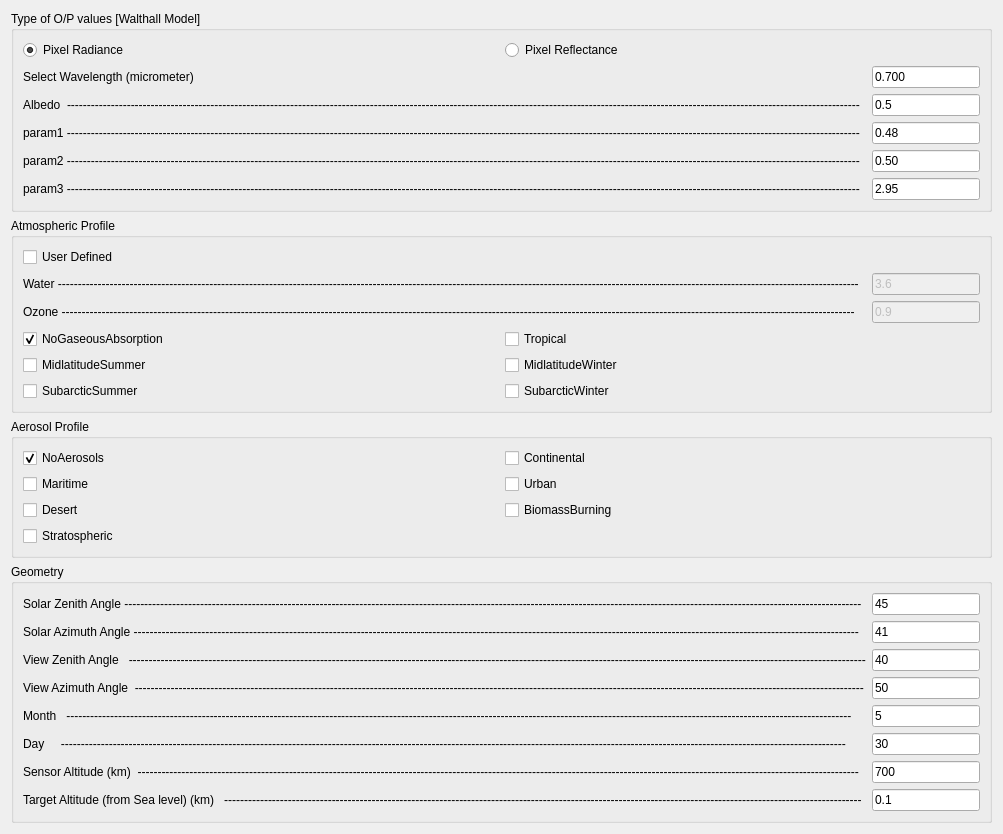
          <widget class="QWidget" name="tab_5">
           <attribute name="title">
            <string>Py6S Angular Simulation</string>
           </attribute>
           <layout class="QGridLayout" name="gridLayout_2">
            <item row="0" column="0">
             <layout class="QVBoxLayout" name="verticalLayout_5">
              <item>
               <widget class="QGroupBox" name="groupBox_10">
                <property name="title">
                 <string>Type of O/P values [Walthall Model]</string>
                </property>
                <layout class="QVBoxLayout" name="verticalLayout_3">
                 <item>
                  <layout class="QHBoxLayout" name="horizontalLayout_22">
                   <item>
                    <widget class="QRadioButton" name="radioPixel_radiance">
                     <property name="text">
                      <string>Pixel Radiance</string>
                     </property>
                     <property name="checked">
                      <bool>true</bool>
                     </property>
                     <attribute name="buttonGroup">
                      <string notr="true">buttonGroup_3</string>
                     </attribute>
                    </widget>
                   </item>
                   <item>
                    <widget class="QRadioButton" name="radioPixel_reflectance">
                     <property name="text">
                      <string>Pixel Reflectance</string>
                     </property>
                     <property name="checked">
                      <bool>false</bool>
                     </property>
                     <attribute name="buttonGroup">
                      <string notr="true">buttonGroup_3</string>
                     </attribute>
                    </widget>
                   </item>
                  </layout>
                 </item>
                 <item>
                  <layout class="QHBoxLayout" name="horizontalLayout_21">
                   <item>
                    <widget class="QLabel" name="label_205">
                     <property name="text">
                      <string>Select Wavelength (micrometer)</string>
                     </property>
                    </widget>
                   </item>
                   <item>
                    <widget class="QLineEdit" name="x1CoordEdit_272">
                     <property name="enabled">
                      <bool>true</bool>
                     </property>
                     <property name="sizePolicy">
                      <sizepolicy hsizetype="Fixed" vsizetype="Fixed">
                       <horstretch>0</horstretch>
                       <verstretch>0</verstretch>
                      </sizepolicy>
                     </property>
                     <property name="text">
                      <string>0.700</string>
                     </property>
                    </widget>
                   </item>
                  </layout>
                 </item>
                 <item>
                  <layout class="QHBoxLayout" name="horizontalLayout_31">
                   <item>
                    <widget class="QLabel" name="label_206">
                     <property name="text">
                      <string>Albedo  -------------------------------------------------------------------------------------------------------------------------------------------------------------------------------------------------------</string>
                     </property>
                    </widget>
                   </item>
                   <item>
                    <widget class="QLineEdit" name="x1CoordEdit_273">
                     <property name="enabled">
                      <bool>true</bool>
                     </property>
                     <property name="sizePolicy">
                      <sizepolicy hsizetype="Fixed" vsizetype="Fixed">
                       <horstretch>0</horstretch>
                       <verstretch>0</verstretch>
                      </sizepolicy>
                     </property>
                     <property name="text">
                      <string>0.5</string>
                     </property>
                    </widget>
                   </item>
                  </layout>
                 </item>
                 <item>
                  <layout class="QHBoxLayout" name="horizontalLayout_33">
                   <item>
                    <widget class="QLabel" name="label_207">
                     <property name="text">
                      <string>param1 -------------------------------------------------------------------------------------------------------------------------------------------------------------------------------------------------------</string>
                     </property>
                    </widget>
                   </item>
                   <item>
                    <widget class="QLineEdit" name="x1CoordEdit_274">
                     <property name="enabled">
                      <bool>true</bool>
                     </property>
                     <property name="sizePolicy">
                      <sizepolicy hsizetype="Fixed" vsizetype="Fixed">
                       <horstretch>0</horstretch>
                       <verstretch>0</verstretch>
                      </sizepolicy>
                     </property>
                     <property name="text">
                      <string>0.48</string>
                     </property>
                    </widget>
                   </item>
                  </layout>
                 </item>
                 <item>
                  <layout class="QHBoxLayout" name="horizontalLayout_34">
                   <item>
                    <widget class="QLabel" name="label_208">
                     <property name="text">
                      <string>param2 -------------------------------------------------------------------------------------------------------------------------------------------------------------------------------------------------------</string>
                     </property>
                    </widget>
                   </item>
                   <item>
                    <widget class="QLineEdit" name="x1CoordEdit_275">
                     <property name="enabled">
                      <bool>true</bool>
                     </property>
                     <property name="sizePolicy">
                      <sizepolicy hsizetype="Fixed" vsizetype="Fixed">
                       <horstretch>0</horstretch>
                       <verstretch>0</verstretch>
                      </sizepolicy>
                     </property>
                     <property name="text">
                      <string>0.50</string>
                     </property>
                    </widget>
                   </item>
                  </layout>
                 </item>
                 <item>
                  <layout class="QHBoxLayout" name="horizontalLayout_35">
                   <item>
                    <widget class="QLabel" name="label_209">
                     <property name="text">
                      <string>param3 -------------------------------------------------------------------------------------------------------------------------------------------------------------------------------------------------------</string>
                     </property>
                    </widget>
                   </item>
                   <item>
                    <widget class="QLineEdit" name="x1CoordEdit_276">
                     <property name="enabled">
                      <bool>true</bool>
                     </property>
                     <property name="sizePolicy">
                      <sizepolicy hsizetype="Fixed" vsizetype="Fixed">
                       <horstretch>0</horstretch>
                       <verstretch>0</verstretch>
                      </sizepolicy>
                     </property>
                     <property name="text">
                      <string>2.95</string>
                     </property>
                    </widget>
                   </item>
                  </layout>
                 </item>
                </layout>
               </widget>
              </item>
              <item>
               <widget class="QGroupBox" name="groupBox_11">
                <property name="title">
                 <string>Atmospheric Profile</string>
                </property>
                <layout class="QGridLayout" name="gridLayout_19">
                 <item row="0" column="0">
                  <widget class="QCheckBox" name="checkBox_29">
                   <property name="text">
                    <string>User Defined</string>
                   </property>
                   <attribute name="buttonGroup">
                    <string notr="true">buttonGroup_2</string>
                   </attribute>
                  </widget>
                 </item>
                 <item row="1" column="0">
                  <layout class="QHBoxLayout" name="horizontalLayout_23">
                   <item>
                    <widget class="QLabel" name="label_195">
                     <property name="text">
                      <string>Water ---------------------------------------------------------------------------------------------------------------------------------------------------------------------------------------------------------</string>
                     </property>
                    </widget>
                   </item>
                   <item>
                    <widget class="QLineEdit" name="x1CoordEdit_262">
                     <property name="enabled">
                      <bool>false</bool>
                     </property>
                     <property name="sizePolicy">
                      <sizepolicy hsizetype="Fixed" vsizetype="Fixed">
                       <horstretch>0</horstretch>
                       <verstretch>0</verstretch>
                      </sizepolicy>
                     </property>
                     <property name="text">
                      <string>3.6</string>
                     </property>
                    </widget>
                   </item>
                  </layout>
                 </item>
                 <item row="2" column="0">
                  <layout class="QHBoxLayout" name="horizontalLayout_24">
                   <item>
                    <widget class="QLabel" name="label_196">
                     <property name="text">
                      <string>Ozone -------------------------------------------------------------------------------------------------------------------------------------------------------------------------------------------------------</string>
                     </property>
                    </widget>
                   </item>
                   <item>
                    <widget class="QLineEdit" name="x1CoordEdit_263">
                     <property name="enabled">
                      <bool>false</bool>
                     </property>
                     <property name="sizePolicy">
                      <sizepolicy hsizetype="Fixed" vsizetype="Fixed">
                       <horstretch>0</horstretch>
                       <verstretch>0</verstretch>
                      </sizepolicy>
                     </property>
                     <property name="text">
                      <string>0.9</string>
                     </property>
                    </widget>
                   </item>
                  </layout>
                 </item>
                 <item row="3" column="0">
                  <layout class="QGridLayout" name="gridLayout_20">
                   <item row="0" column="0">
                    <widget class="QCheckBox" name="checkBox_30">
                     <property name="text">
                      <string>NoGaseousAbsorption</string>
                     </property>
                     <property name="checked">
                      <bool>true</bool>
                     </property>
                     <attribute name="buttonGroup">
                      <string notr="true">buttonGroup_2</string>
                     </attribute>
                    </widget>
                   </item>
                   <item row="0" column="1">
                    <widget class="QCheckBox" name="checkBox_31">
                     <property name="text">
                      <string>Tropical </string>
                     </property>
                     <attribute name="buttonGroup">
                      <string notr="true">buttonGroup_2</string>
                     </attribute>
                    </widget>
                   </item>
                   <item row="1" column="0">
                    <widget class="QCheckBox" name="checkBox_32">
                     <property name="text">
                      <string>MidlatitudeSummer </string>
                     </property>
                     <attribute name="buttonGroup">
                      <string notr="true">buttonGroup_2</string>
                     </attribute>
                    </widget>
                   </item>
                   <item row="1" column="1">
                    <widget class="QCheckBox" name="checkBox_33">
                     <property name="text">
                      <string>MidlatitudeWinter </string>
                     </property>
                     <attribute name="buttonGroup">
                      <string notr="true">buttonGroup_2</string>
                     </attribute>
                    </widget>
                   </item>
                   <item row="2" column="0">
                    <widget class="QCheckBox" name="checkBox_34">
                     <property name="text">
                      <string>SubarcticSummer </string>
                     </property>
                     <attribute name="buttonGroup">
                      <string notr="true">buttonGroup_2</string>
                     </attribute>
                    </widget>
                   </item>
                   <item row="2" column="1">
                    <widget class="QCheckBox" name="checkBox_35">
                     <property name="text">
                      <string>SubarcticWinter </string>
                     </property>
                     <attribute name="buttonGroup">
                      <string notr="true">buttonGroup_2</string>
                     </attribute>
                    </widget>
                   </item>
                  </layout>
                 </item>
                </layout>
               </widget>
              </item>
              <item>
               <widget class="QGroupBox" name="groupBox_12">
                <property name="title">
                 <string>Aerosol Profile</string>
                </property>
                <layout class="QGridLayout" name="gridLayout_21">
                 <item row="0" column="0">
                  <layout class="QGridLayout" name="gridLayout_22">
                   <item row="0" column="0">
                    <widget class="QCheckBox" name="checkBox_36">
                     <property name="text">
                      <string>NoAerosols </string>
                     </property>
                     <property name="checked">
                      <bool>true</bool>
                     </property>
                     <attribute name="buttonGroup">
                      <string notr="true">buttonGroup_6</string>
                     </attribute>
                    </widget>
                   </item>
                   <item row="0" column="1">
                    <widget class="QCheckBox" name="checkBox_37">
                     <property name="text">
                      <string>Continental </string>
                     </property>
                     <attribute name="buttonGroup">
                      <string notr="true">buttonGroup_6</string>
                     </attribute>
                    </widget>
                   </item>
                   <item row="1" column="0">
                    <widget class="QCheckBox" name="checkBox_38">
                     <property name="text">
                      <string>Maritime </string>
                     </property>
                     <attribute name="buttonGroup">
                      <string notr="true">buttonGroup_6</string>
                     </attribute>
                    </widget>
                   </item>
                   <item row="1" column="1">
                    <widget class="QCheckBox" name="checkBox_39">
                     <property name="text">
                      <string>Urban </string>
                     </property>
                     <attribute name="buttonGroup">
                      <string notr="true">buttonGroup_6</string>
                     </attribute>
                    </widget>
                   </item>
                   <item row="2" column="0">
                    <widget class="QCheckBox" name="checkBox_40">
                     <property name="text">
                      <string>Desert </string>
                     </property>
                     <attribute name="buttonGroup">
                      <string notr="true">buttonGroup_6</string>
                     </attribute>
                    </widget>
                   </item>
                   <item row="2" column="1">
                    <widget class="QCheckBox" name="checkBox_41">
                     <property name="text">
                      <string>BiomassBurning </string>
                     </property>
                     <attribute name="buttonGroup">
                      <string notr="true">buttonGroup_6</string>
                     </attribute>
                    </widget>
                   </item>
                   <item row="3" column="0">
                    <widget class="QCheckBox" name="checkBox_42">
                     <property name="text">
                      <string>Stratospheric </string>
                     </property>
                     <attribute name="buttonGroup">
                      <string notr="true">buttonGroup_6</string>
                     </attribute>
                    </widget>
                   </item>
                  </layout>
                 </item>
                </layout>
               </widget>
              </item>
              <item>
               <widget class="QGroupBox" name="groupBox_13">
                <property name="title">
                 <string>Geometry</string>
                </property>
                <layout class="QVBoxLayout" name="verticalLayout_8">
                 <item>
                  <layout class="QHBoxLayout" name="horizontalLayout_25">
                   <item>
                    <widget class="QLabel" name="label_197">
                     <property name="text">
                      <string>Solar Zenith Angle -----------------------------------------------------------------------------------------------------------------------------------------------------------------------------------------</string>
                     </property>
                    </widget>
                   </item>
                   <item>
                    <widget class="QLineEdit" name="x1CoordEdit_264">
                     <property name="enabled">
                      <bool>true</bool>
                     </property>
                     <property name="sizePolicy">
                      <sizepolicy hsizetype="Fixed" vsizetype="Fixed">
                       <horstretch>0</horstretch>
                       <verstretch>0</verstretch>
                      </sizepolicy>
                     </property>
                     <property name="text">
                      <string>45</string>
                     </property>
                    </widget>
                   </item>
                  </layout>
                 </item>
                 <item>
                  <layout class="QHBoxLayout" name="horizontalLayout_26">
                   <item>
                    <widget class="QLabel" name="label_198">
                     <property name="text">
                      <string>Solar Azimuth Angle --------------------------------------------------------------------------------------------------------------------------------------------------------------------------------------</string>
                     </property>
                    </widget>
                   </item>
                   <item>
                    <widget class="QLineEdit" name="x1CoordEdit_265">
                     <property name="enabled">
                      <bool>true</bool>
                     </property>
                     <property name="sizePolicy">
                      <sizepolicy hsizetype="Fixed" vsizetype="Fixed">
                       <horstretch>0</horstretch>
                       <verstretch>0</verstretch>
                      </sizepolicy>
                     </property>
                     <property name="text">
                      <string>41</string>
                     </property>
                    </widget>
                   </item>
                  </layout>
                 </item>
                 <item>
                  <layout class="QHBoxLayout" name="horizontalLayout_27">
                   <item>
                    <widget class="QLabel" name="label_199">
                     <property name="text">
                      <string>View Zenith Angle   -----------------------------------------------------------------------------------------------------------------------------------------------------------------------------------------</string>
                     </property>
                    </widget>
                   </item>
                   <item>
                    <widget class="QLineEdit" name="x1CoordEdit_266">
                     <property name="enabled">
                      <bool>true</bool>
                     </property>
                     <property name="sizePolicy">
                      <sizepolicy hsizetype="Fixed" vsizetype="Fixed">
                       <horstretch>0</horstretch>
                       <verstretch>0</verstretch>
                      </sizepolicy>
                     </property>
                     <property name="text">
                      <string>40</string>
                     </property>
                    </widget>
                   </item>
                  </layout>
                 </item>
                 <item>
                  <layout class="QHBoxLayout" name="horizontalLayout_28">
                   <item>
                    <widget class="QLabel" name="label_200">
                     <property name="text">
                      <string>View Azimuth Angle  ---------------------------------------------------------------------------------------------------------------------------------------------------------------------------------------</string>
                     </property>
                    </widget>
                   </item>
                   <item>
                    <widget class="QLineEdit" name="x1CoordEdit_267">
                     <property name="enabled">
                      <bool>true</bool>
                     </property>
                     <property name="sizePolicy">
                      <sizepolicy hsizetype="Fixed" vsizetype="Fixed">
                       <horstretch>0</horstretch>
                       <verstretch>0</verstretch>
                      </sizepolicy>
                     </property>
                     <property name="text">
                      <string>50</string>
                     </property>
                    </widget>
                   </item>
                  </layout>
                 </item>
                 <item>
                  <layout class="QHBoxLayout" name="horizontalLayout_29">
                   <item>
                    <widget class="QLabel" name="label_201">
                     <property name="text">
                      <string>Month   -----------------------------------------------------------------------------------------------------------------------------------------------------------------------------------------------------</string>
                     </property>
                    </widget>
                   </item>
                   <item>
                    <widget class="QLineEdit" name="x1CoordEdit_268">
                     <property name="enabled">
                      <bool>true</bool>
                     </property>
                     <property name="sizePolicy">
                      <sizepolicy hsizetype="Fixed" vsizetype="Fixed">
                       <horstretch>0</horstretch>
                       <verstretch>0</verstretch>
                      </sizepolicy>
                     </property>
                     <property name="text">
                      <string>5</string>
                     </property>
                    </widget>
                   </item>
                  </layout>
                 </item>
                 <item>
                  <layout class="QHBoxLayout" name="horizontalLayout_30">
                   <item>
                    <widget class="QLabel" name="label_202">
                     <property name="text">
                      <string>Day     -----------------------------------------------------------------------------------------------------------------------------------------------------------------------------------------------------</string>
                     </property>
                    </widget>
                   </item>
                   <item>
                    <widget class="QLineEdit" name="x1CoordEdit_269">
                     <property name="enabled">
                      <bool>true</bool>
                     </property>
                     <property name="sizePolicy">
                      <sizepolicy hsizetype="Fixed" vsizetype="Fixed">
                       <horstretch>0</horstretch>
                       <verstretch>0</verstretch>
                      </sizepolicy>
                     </property>
                     <property name="text">
                      <string>30</string>
                     </property>
                    </widget>
                   </item>
                  </layout>
                 </item>
                 <item>
                  <layout class="QGridLayout" name="gridLayout_23">
                   <item row="0" column="0">
                    <widget class="QLabel" name="label_203">
                     <property name="text">
                      <string>Sensor Altitude (km)  -------------------------------------------------------------------------------------------------------------------------------------------------------------------------------------</string>
                     </property>
                    </widget>
                   </item>
                   <item row="0" column="1">
                    <widget class="QLineEdit" name="x1CoordEdit_270">
                     <property name="enabled">
                      <bool>true</bool>
                     </property>
                     <property name="sizePolicy">
                      <sizepolicy hsizetype="Fixed" vsizetype="Fixed">
                       <horstretch>0</horstretch>
                       <verstretch>0</verstretch>
                      </sizepolicy>
                     </property>
                     <property name="text">
                      <string>700</string>
                     </property>
                    </widget>
                   </item>
                   <item row="1" column="0">
                    <widget class="QLabel" name="label_204">
                     <property name="text">
                      <string>Target Altitude (from Sea level) (km)   ----------------------------------------------------------------------------------------------------------------------------------------------------------------</string>
                     </property>
                    </widget>
                   </item>
                   <item row="1" column="1">
                    <widget class="QLineEdit" name="x1CoordEdit_271">
                     <property name="enabled">
                      <bool>true</bool>
                     </property>
                     <property name="sizePolicy">
                      <sizepolicy hsizetype="Fixed" vsizetype="Fixed">
                       <horstretch>0</horstretch>
                       <verstretch>0</verstretch>
                      </sizepolicy>
                     </property>
                     <property name="text">
                      <string>0.1</string>
                     </property>
                    </widget>
                   </item>
                  </layout>
                 </item>
                </layout>
               </widget>
              </item>
             </layout>
            </item>
           </layout>
          </widget>
